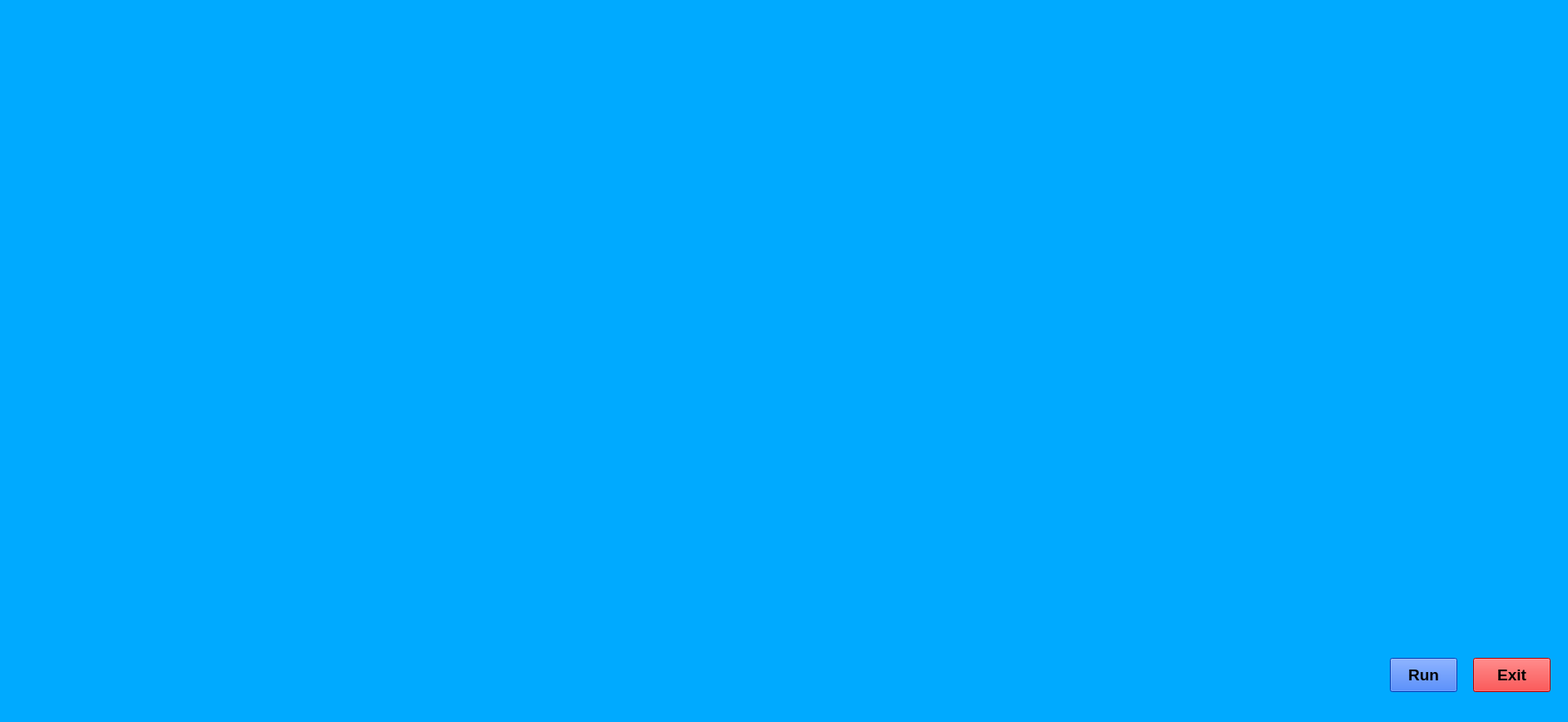
<?xml version="1.0" encoding="UTF-8"?>
<ui version="4.0">
 <class>ZaraUi</class>
 <widget class="QMainWindow" name="ZaraUi">
  <property name="geometry">
   <rect>
    <x>0</x>
    <y>0</y>
    <width>1884</width>
    <height>867</height>
   </rect>
  </property>
  <property name="windowTitle">
   <string>MainWindow</string>
  </property>
  <widget class="QWidget" name="centralwidget">
   <widget class="QLabel" name="label">
    <property name="geometry">
     <rect>
      <x>-10</x>
      <y>0</y>
      <width>1911</width>
      <height>871</height>
     </rect>
    </property>
    <property name="font">
     <font>
      <pointsize>14</pointsize>
      <weight>75</weight>
      <bold>true</bold>
     </font>
    </property>
    <property name="styleSheet">
     <string notr="true">background-color:rgb(0, 170, 255)</string>
    </property>
    <property name="text">
     <string/>
    </property>
    <property name="pixmap">
     <pixmap>D:\\explore\\ZARA-voice-Assistant\\background_img.jpg</pixmap>
    </property>
    <property name="scaledContents">
     <bool>true</bool>
    </property>
   </widget>
   <widget class="QPushButton" name="pushButton">
    <property name="geometry">
     <rect>
      <x>1670</x>
      <y>790</y>
      <width>81</width>
      <height>41</height>
     </rect>
    </property>
    <property name="font">
     <font>
      <pointsize>14</pointsize>
      <weight>75</weight>
      <bold>true</bold>
     </font>
    </property>
    <property name="styleSheet">
     <string notr="true">background-color:rgb(0, 85, 255)</string>
    </property>
    <property name="text">
     <string>Run</string>
    </property>
    <property name="autoDefault">
     <bool>true</bool>
    </property>
   </widget>
   <widget class="QPushButton" name="pushButton_2">
    <property name="geometry">
     <rect>
      <x>1770</x>
      <y>790</y>
      <width>93</width>
      <height>41</height>
     </rect>
    </property>
    <property name="font">
     <font>
      <pointsize>14</pointsize>
      <weight>75</weight>
      <bold>true</bold>
     </font>
    </property>
    <property name="styleSheet">
     <string notr="true">
background-color:rgb(255, 0, 0)</string>
    </property>
    <property name="text">
     <string>Exit</string>
    </property>
    <property name="autoDefault">
     <bool>false</bool>
    </property>
   </widget>
   <widget class="QLabel" name="label_2">
    <property name="geometry">
     <rect>
      <x>50</x>
      <y>0</y>
      <width>481</width>
      <height>161</height>
     </rect>
    </property>
    <property name="text">
     <string/>
    </property>
    <property name="pixmap">
     <pixmap>D:\\explore\\ZARA-voice-Assistant\\top_loading.gif</pixmap>
    </property>
    <property name="scaledContents">
     <bool>false</bool>
    </property>
   </widget>
   <widget class="QTextBrowser" name="textBrowser">
    <property name="geometry">
     <rect>
      <x>1220</x>
      <y>10</y>
      <width>321</width>
      <height>51</height>
     </rect>
    </property>
    <property name="styleSheet">
     <string notr="true">background:transparent;
border-radius:None;</string>
    </property>
   </widget>
   <widget class="QTextBrowser" name="textBrowser_2">
    <property name="geometry">
     <rect>
      <x>1550</x>
      <y>10</y>
      <width>321</width>
      <height>51</height>
     </rect>
    </property>
    <property name="styleSheet">
     <string notr="true">background:transparent;
border-radius:None;</string>
    </property>
   </widget>
  </widget>
 </widget>
 <resources/>
 <connections/>
</ui>
